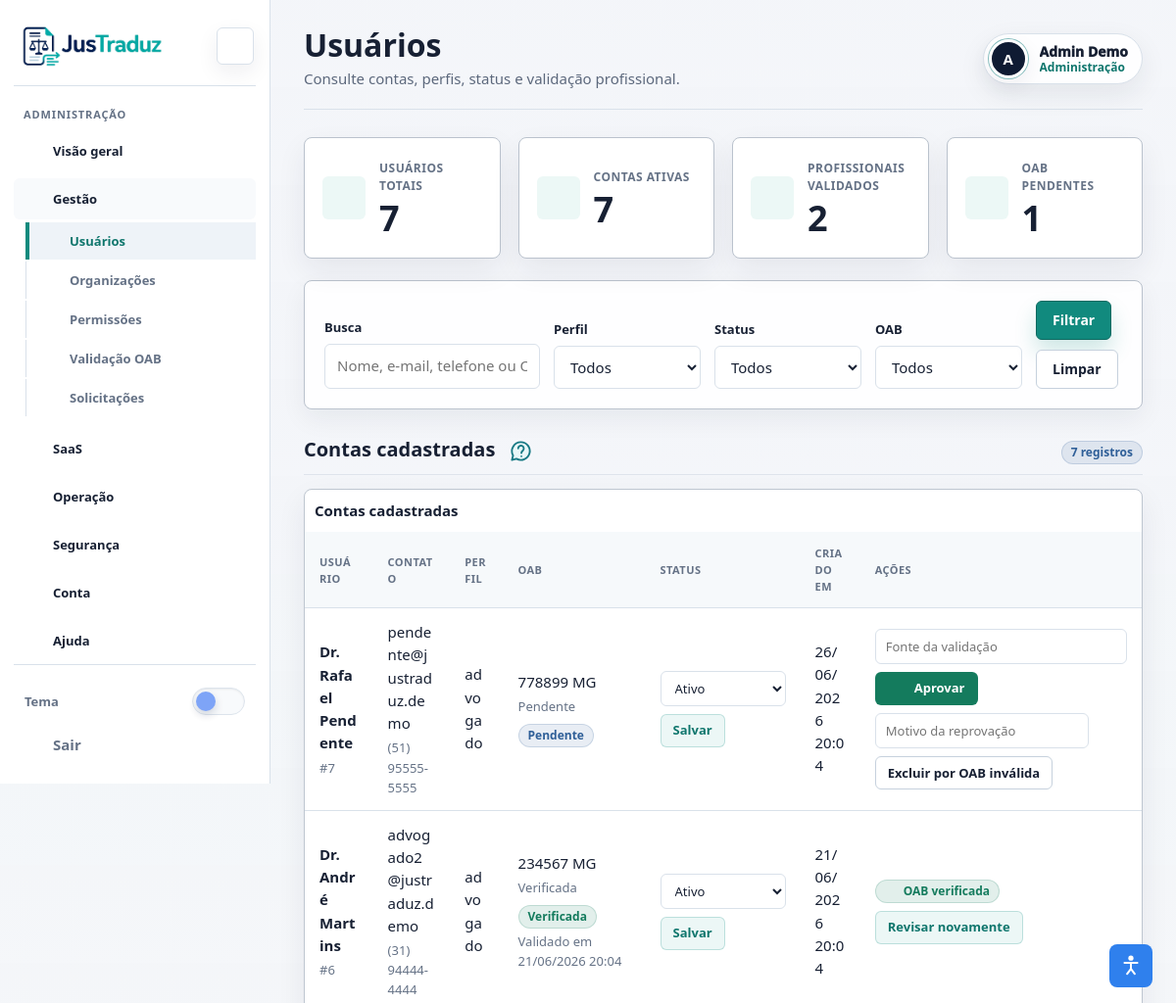
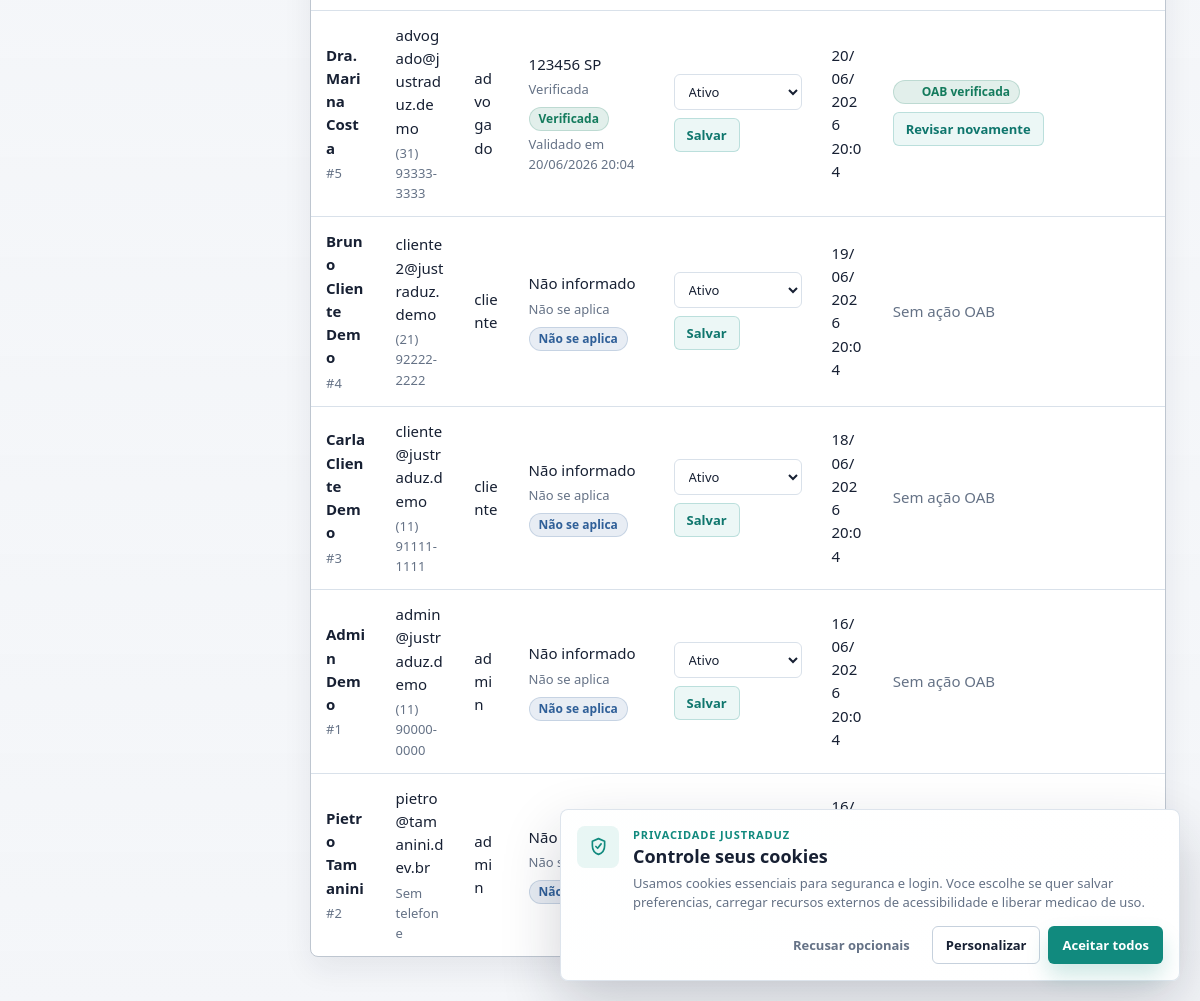
Screenshot of /frontend/admin/usuarios.php (signed in) with the database file from the repository (2 pictures, top to bottom).
### tables this page shows
CREATE TABLE IF NOT EXISTS users (
    id INT AUTO_INCREMENT PRIMARY KEY,
    organization_id INT NULL,
    nome VARCHAR(100) NOT NULL,
    email VARCHAR(100) UNIQUE NOT NULL,
    senha VARCHAR(255) NOT NULL,
    tipo ENUM('cliente', 'advogado', 'admin') NOT NULL,
    
    oab VARCHAR(20),
    oab_uf VARCHAR(10),
    oab_status VARCHAR(50),
    oab_rejection_reason TEXT NULL,
    oab_submitted_at DATETIME NULL,
    oab_validated_at DATETIME NULL,
    oab_validated_by INT NULL,
    oab_parametro TEXT,
    oab_verificado BOOLEAN DEFAULT FALSE,

     
    oab_tipo VARCHAR(50),
    status_cna ENUM('pendente', 'verificado', 'invalido', 'nao_encontrado') DEFAULT 'pendente',
    cna_validado_em DATETIME NULL,
    cna_origem VARCHAR(50) NULL,
    cna_payload_cache TEXT NULL,
    cna_ultimo_erro TEXT NULL,
    cna_tentativas INT DEFAULT 0,
    
    telefone VARCHAR(25),
    cpf VARCHAR(14),
    foto_perfil VARCHAR(255),
    google_sub VARCHAR(255) UNIQUE,
    google_picture VARCHAR(255),
    google_linked_at DATETIME NULL,
    provider VARCHAR(30) NULL,
    profile_completed BOOLEAN DEFAULT TRUE,
    email_verified_at DATETIME NULL,
    deletion_requested_at DATETIME NULL,
    deletion_scheduled_at DATETIME NULL,
    status ENUM('ativo','inativo') DEFAULT 'ativo',
    created_at TIMESTAMP DEFAULT CURRENT_TIMESTAMP,
    updated_at DATETIME NULL DEFAULT NULL ON UPDATE CURRENT_TIMESTAMP,
    INDEX idx_users_tipo_status (tipo, status),
    UNIQUE KEY uniq_users_cpf (cpf),
    INDEX idx_users_oab_status (oab_status),
    INDEX idx_users_organization (organization_id),
    INDEX idx_users_provider (provider),
    INDEX idx_users_google_sub (google_sub),
    INDEX idx_users_deletion_schedule (deletion_scheduled_at),
    FOREIGN KEY (oab_validated_by) REFERENCES users(id) ON DELETE SET NULL
) DEFAULT CHARSET=utf8mb4;

### frontend/admin/usuarios.php (called while the page is built)
<?php
require dirname(__DIR__) . '/pages/admin/usuarios.php';

### frontend/app/support/database.php (called while the page is built, shortened)
<?php
function count_query(PDO $pdo, string $sql, array $params = []): int
{
    $stmt = $pdo->prepare($sql);
    $stmt->execute($params);
    return (int) $stmt->fetchColumn();
}
function fetch_all(PDO $pdo, string $sql, array $params = []): array
{
    $stmt = $pdo->prepare($sql);
    $stmt->execute($params);
    return $stmt->fetchAll();
}

### frontend/app/support/session.php (called while the page is built, shortened)
<?php
function is_logged_in(): bool
{
    return isset($_SESSION['logado']) && $_SESSION['logado'] === true;
}
function current_user_id(): int
{
    return (int) ($_SESSION['id'] ?? 0);
}

### frontend/app/support/http.php (called while the page is built, shortened)
<?php
function e(?string $value): string
{
    return htmlspecialchars((string) $value, ENT_QUOTES, 'UTF-8');
}

### backend/app/config/app.php (called while the page is built, shortened)
<?php
function app_base_path(): string
{
    static $basePath = null;
    if ($basePath !== null) {
        return $basePath;
    }
    $override = getenv('APP_BASE_PATH');
    if ($override !== false) {
        $basePath = rtrim('/' . trim((string) $override, '/'), '/');
        return $basePath === '/' ? '' : $basePath;
    }
    $basePath = '';
    return $basePath;
}
function app_url(string $path = ''): string
{
    $path = '/' . ltrim($path, '/');
    return app_base_path() . ($path === '/' ? '' : $path);
}

### frontend/pages/admin/usuarios.php (the view, shortened to what this page needs)
<?php
require_once dirname(__DIR__, 2) . '/app/bootstrap.php';
function admin_oab_label(array $user): string
{
    if ($user['tipo'] !== 'advogado') {
        return 'Não se aplica';
    }
    if ((int) ($user['oab_verificado'] ?? 0) === 1) {
        return 'Verificada';
    }
    $status = (string) ($user['status_cna'] ?? 'pendente');
    return match ($status) {
        'invalido' => 'Inválida',
        'nao_encontrado' => 'Não encontrada',
        'verificado' => 'Verificada',
        default => 'Pendente',
    };
}
function admin_oab_badge_class(array $user): string
{
    if ($user['tipo'] !== 'advogado') {
        return 'badge-info';
    }
    if ((int) ($user['oab_verificado'] ?? 0) === 1 || ($user['status_cna'] ?? '') === 'verificado') {
        return 'badge-success';
    }
    return 'badge-info';
}
$q = trim((string) ($_GET['q'] ?? ''));
$where = ["tipo IN ('cliente', 'advogado', 'admin')"];
$params = [];
$sql = 'SELECT id, nome, email, tipo, telefone, oab, oab_uf, oab_status, oab_verificado, status_cna, cna_validado_em, cna_origem, cna_ultimo_erro, status, created_at FROM users';
if ($where) {
    $sql .= ' WHERE ' . implode(' AND ', $where);
}
$sql .= ' ORDER BY created_at DESC';
$users = fetch_all($pdo, $sql, $params);
$userTotal = count_query($pdo, "SELECT COUNT(*) FROM users WHERE tipo IN ('cliente', 'advogado', 'admin')");
$activeTotal = count_query($pdo, "SELECT COUNT(*) FROM users WHERE tipo IN ('cliente', 'advogado', 'admin') AND status = 'ativo'");
$verifiedProfessionalTotal = count_query($pdo, "SELECT COUNT(*) FROM users WHERE tipo = 'advogado' AND oab_verificado = TRUE");
$pendingProfessionalTotal = count_query(
    $pdo,
    "SELECT COUNT(*) FROM users
     WHERE tipo = 'advogado'
       AND oab_verificado = FALSE
       AND COALESCE(status_cna, 'pendente') = 'pendente'
       AND COALESCE(oab, '') <> ''
       AND COALESCE(oab_uf, '') <> ''"
);
?>
<!DOCTYPE html>
<html lang="pt-BR">
<head>
  <link rel="stylesheet" href="../assets/css/style.css?v=2026.07.02-vlibras-panel-1">
</head>
<body>
  <div class="app-shell admin-shell">
    <?php render_sidebar('admin', 'usuarios.php', true); ?>
    <main class="app-main">
      <?php render_topbar('Usuários', 'Consulte contas, perfis, status e validação profissional.', current_user_name()); ?>
      <section class="grid grid-4">
        <?= stat_card('Usuários totais', $userTotal, 'users') ?>
        <?= stat_card('Contas ativas', $activeTotal, 'check') ?>
        <?= stat_card('Profissionais validados', $verifiedProfessionalTotal, 'shield') ?>
        <?= stat_card('OAB pendentes', $pendingProfessionalTotal, 'help') ?>
      </section>
      <form class="card admin-filter admin-filter-wide" method="get">
        <div class="field">
          <label for="q">Busca</label>
          <input class="input" id="q" name="q" value="<?= e($q) ?>" placeholder="Nome, e-mail, telefone ou OAB">
        </div>
        <div class="field">
          <label for="tipo">Perfil</label>
          <select class="select" id="tipo" name="tipo">
            <option value="">Todos</option>
          </select>
        </div>
        <div class="field">
          <label for="status">Status</label>
          <select class="select" id="status" name="status">
            <option value="">Todos</option>
          </select>
        </div>
        <div class="field">
          <label for="oab">OAB</label>
          <select class="select" id="oab" name="oab">
            <option value="">Todos</option>
          </select>
        </div>
        <div class="form-actions">
          <button class="btn btn-primary" type="submit">Filtrar</button>
          <a class="btn btn-outline" href="usuarios.php">Limpar</a>
        </div>
      </form>
      <section class="dash-section">
        <div class="dash-section-title">
          <h2>Contas cadastradas</h2>
          <span class="badge badge-info"><?= e((string) count($users)) ?> registros</span>
        </div>
        <?php if (!$users): ?>
          <?= empty_state('Nenhum usuário encontrado para os filtros selecionados.') ?>
        <?php else: ?>
          <div class="table-wrap">
            <table class="table admin-users-table">
              <thead><tr><th>Usuário</th><th>Contato</th><th>Perfil</th><th>OAB</th><th>Status</th><th>Criado em</th><th>Ações</th></tr></thead>
              <tbody>
                <?php foreach ($users as $user): ?>
                  <?php $isProfessional = $user['tipo'] === 'advogado'; ?>
                  <tr>
                    <td><strong><?= e($user['nome']) ?></strong><span class="table-subtext">#<?= (int) $user['id'] ?></span></td>
                    <td><?= e($user['email']) ?><span class="table-subtext"><?= e($user['telefone'] ?: 'Sem telefone') ?></span></td>
                    <td><?= e($user['tipo']) ?></td>
                    <td>
                      <?= e(trim(($user['oab'] ?? '') . ' ' . ($user['oab_uf'] ?? '')) ?: 'Não informado') ?>
                      <span class="table-subtext"><?= e(admin_oab_label($user)) ?></span>
                      <span class="badge <?= e(admin_oab_badge_class($user)) ?> mt-8"><?= e(admin_oab_label($user)) ?></span>
                      <?php if (!empty($user['cna_validado_em'])): ?>
                        <span class="table-subtext">Validado em <?= e(date('d/m/Y H:i', strtotime($user['cna_validado_em']))) ?></span>
                      <?php endif; ?>
                    </td>
                    <td>
                      <form class="action-form action-form-stack" action="<?= e(app_url('/backend/public/index.php?rota=/admin/users/status')) ?>" method="post">
                        <select class="select select-sm" name="status" aria-label="Status de <?= e($user['nome']) ?>">
                          <option value="ativo" <?= $user['status'] === 'ativo' ? 'selected' : '' ?>>Ativo</option>
                        </select>
                        <button class="btn btn-soft btn-sm" type="submit">Salvar</button>
                      </form>
                    </td>
                    <td><?= e(date('d/m/Y H:i', strtotime($user['created_at']))) ?></td>
                    <td>
                      <?php if (!$isProfessional): ?>
                        <span class="text-muted">Sem ação OAB</span>
                      <?php else: ?>
                        <div class="stacked-actions">
                          <?php if ((int) ($user['oab_verificado'] ?? 0) === 1 || ($user['status_cna'] ?? '') === 'verificado'): ?>
                            <span class="badge badge-success"><?= icon_svg('check') ?> OAB verificada</span>
                            <form class="action-form" action="<?= e(app_url('/backend/public/index.php?rota=/admin/professionals/oab')) ?>" method="post">
                              <button class="btn btn-soft btn-sm" type="submit">Revisar novamente</button>
                            </form>
                          <?php else: ?>
                            <form class="action-form" action="<?= e(app_url('/backend/public/index.php?rota=/admin/professionals/oab')) ?>" method="post">
                              <input class="input admin-reason-input" name="justificativa" placeholder="Fonte da validação" required>
                              <button class="btn btn-success btn-sm" type="submit"><?= icon_svg('check') ?> Aprovar</button>
                            </form>
                            <form class="action-form action-form-stack" action="<?= e(app_url('/backend/public/index.php?rota=/admin/professionals/oab')) ?>" method="post" data-confirm="Reprovar esta OAB vai manter a conta profissional bloqueada. Continuar?">
                              <input class="input admin-reason-input" name="justificativa" placeholder="Motivo da reprovação" required>
                              <button class="btn btn-outline btn-sm" type="submit">Excluir por OAB inválida</button>
                            </form>
                          <?php endif; ?>
                        </div>
                      <?php endif; ?>
                    </td>
                  </tr>
                <?php endforeach; ?>
              </tbody>
            </table>
          </div>
        <?php endif; ?>
      </section>
    </main>
  </div>
</body>
</html>

### frontend/app/ui/icons.php (shortened to what this page needs)
<?php
function icon_svg(string $name): string
{
    $paths = $icons[$name] ?? $icons['file'];
    return '<svg class="svg-icon" viewBox="0 0 24 24" aria-hidden="true" focusable="false">' . $paths . '</svg>';
}

### frontend/assets/css/onboarding.css (style rules this page uses)
.help-dot .svg-icon { width: 25px; height: 25px; fill: #e9f7f8; stroke: currentColor; stroke-width: 1.8; }

### frontend/assets/css/base.css (style rules this page uses)
:root { --navy: #172033; --navy-2: #24324a; --teal: #118a7e; --teal-2: #0f766d; --mint: #e8f6f4; --bg: #f4f6f9; --surface: #ffffff; --surface-2: #f8fafc; --surface-3: #eef3f8; --line: #d9e1ea; --line-strong: #c6d1dd; --text: #172033; --muted: #657286; --danger: #c2413a; --warning: #a86716; --success: #147b5d; --info: #2f5f98; --shadow: 0 22px 48px rgba(23, 32, 51, .12); --shadow-sm: 0 8px 22px rgba(23, 32, 51, .07); --avatar-bg: #0f1b33; --avatar-text: #ffffff; --avatar-ring: #ffffff; --radius: 8px; --radius-sm: 6px; --font: "Manrope", "Segoe UI", Roboto, Arial, sans-serif; }
* { box-sizing: border-box; }
html { scroll-behavior: smooth; scroll-padding-top: 84px; scrollbar-color: rgba(11, 143, 130, .72) #f1f5f8; scrollbar-width: thin; }
body { margin: 0; min-height: 100vh; background: var(--bg); color: var(--text); font-family: var(--font); font-size: 15px; line-height: 1.55; text-rendering: optimizeLegibility; }
a { color: inherit; text-decoration: none; }
button, input, select, textarea { font: inherit; }
button { cursor: pointer; }
.svg-icon { width: 22px; height: 22px; fill: none; stroke: currentColor; stroke-width: 1.8; stroke-linecap: round; stroke-linejoin: round; }
.btn { display: inline-flex; align-items: center; justify-content: center; min-height: 40px; padding: 0 18px; border-radius: var(--radius-sm); border: 1px solid transparent; font-size: 14px; font-weight: 700; transition: transform .2s ease, box-shadow .2s ease, background-color .2s ease, border-color .2s ease, color .2s ease; }
.btn-sm { min-height: 34px; padding: 0 14px; font-size: 13px; }
.btn-primary { background: var(--teal); color: #fff; border-color: var(--teal); box-shadow: 0 10px 22px rgba(17, 138, 126, .18); }
.btn-outline { background: var(--surface); color: var(--navy); border-color: var(--line-strong); }
.badge { display: inline-flex; align-items: center; border-radius: 999px; padding: 5px 10px; font-size: 12px; font-weight: 800; }
.badge-success { background: rgba(20, 123, 93, .11); color: var(--success); }
.grid { display: grid; gap: 18px; isolation: isolate; }
.grid-4 { grid-template-columns: repeat(4, 1fr); }
.card { background: var(--surface); border: 1px solid var(--line); border-radius: 12px; padding: 22px; box-shadow: 0 1px 0 rgba(23, 32, 51, .02); }
.form-actions { display: flex; }

### frontend/assets/css/layout.css (style rules this page uses)
.grid { display: grid; gap: 18px; }
.grid-4 { grid-template-columns: repeat(4, minmax(0, 1fr)); }

### frontend/assets/css/responsive.css (style rules this page uses)
html, body { max-width: 100%; }
body { overflow-x: clip; }
.app-shell, .app-main, .container, .card, .table-wrap, .topbar, .dash-section, .admin-hero, .analysis-hero, .lawyer-directory-hero, .client-next-step, .command-card, .case-card-rich, .professional-case-card, .lawyer-directory-card, .task-row, .chat-layout, .payment-panel, .pricing-page { min-width: 0; }
.card, .command-card, .case-card, .case-card-rich, .professional-case-card, .lawyer-directory-card, .task-row, .notification-item, .review-item, .audit-feed-item, .admin-hero, .analysis-hero, .lawyer-directory-hero, .process-detail-hero, .payment-method, .pricing-card { overflow-wrap: anywhere; }
.table-wrap { max-width: 100%; -webkit-overflow-scrolling: touch; overscroll-behavior-x: contain; }
.table th, .table td { overflow-wrap: anywhere; }
.btn, .badge, .select, .input, .textarea { max-width: 100%; }
.inline-actions, .inline-form, .action-form, .form-actions, .topbar-actions, .admin-hero-actions, .analysis-hero-actions, .lawyer-focus-actions, .case-actions, .task-row-actions, .review-actions, .stacked-actions, .chat-context-actions { min-width: 0; }
img, svg, video, canvas, iframe { max-width: 100%; }

### frontend/assets/css/accessibility.css (style rules this page uses)
:root { --floating-a11y-size: 44px; --floating-a11y-gap: 10px; --floating-a11y-right: 24px; --floating-a11y-radius: 8px; }

### rows the page displays
users: nome "Dr. Rafael Pendente", id "7", email "pendente@justraduz.demo", telefone "(51) 95555-5555", tipo "advogado", oab+oab_uf "778899 MG", status_cna "Pendente", status "Ativo", created_at "26/06/2026 20:04"
users: nome "Dr. André Martins", id "6", email "advogado2@justraduz.demo", telefone "(31) 94444-4444", tipo "advogado", oab+oab_uf "234567 MG", oab_verificado "Verificada", cna_validado_em "21/06/2026 20:04", status "Ativo", created_at "21/06/2026 20:04"
users: nome "Dra. Marina Costa", id "5", email "advogado@justraduz.demo", telefone "(31) 93333-3333", tipo "advogado", oab+oab_uf "123456 SP", oab_verificado "Verificada", cna_validado_em "20/06/2026 20:04", status "Ativo", created_at "20/06/2026 20:04"
users: nome "Bruno Cliente Demo", id "4", email "cliente2@justraduz.demo", telefone "(21) 92222-2222", tipo "cliente", oab+oab_uf "Não informado", tipo "Não se aplica", status "Ativo", created_at "19/06/2026 20:04", shows "Sem ação OAB"
users: nome "Carla Cliente Demo", id "3", email "cliente@justraduz.demo", telefone "(11) 91111-1111", tipo "cliente", oab+oab_uf "Não informado", tipo "Não se aplica", status "Ativo", created_at "18/06/2026 20:04", shows "Sem ação OAB"
users: nome "Admin Demo", id "1", email "admin@justraduz.demo", telefone "(11) 90000-0000", tipo "admin", oab+oab_uf "Não informado", tipo "Não se aplica", status "Ativo", created_at "16/06/2026 20:04", shows "Sem ação OAB"
users: nome "Pietro Tamanini", id "2", email "pietro@tamanini.dev.br", telefone "Sem telefone", tipo "admin", oab+oab_uf "Não…", tipo "Não se aplica", status "Ativo", created_at "16/06/2026 20:04"

### other values shown
$label "ADMINISTRAÇÃO"
$module['label'] "Visão geral"
$module['label'] "Gestão"
$item['label'] "Usuários"
$item['label'] "Organizações"
$item['label'] "Permissões"
$item['label'] "Validação OAB"
$item['label'] "Solicitações"
$module['label'] "SaaS"
$module['label'] "Operação"
$module['label'] "Segurança"
$module['label'] "Conta"
$title "Usuários"
$subtitle "Consulte contas, perfis, status e validação profissional."
current_user_name() "Admin Demo"
